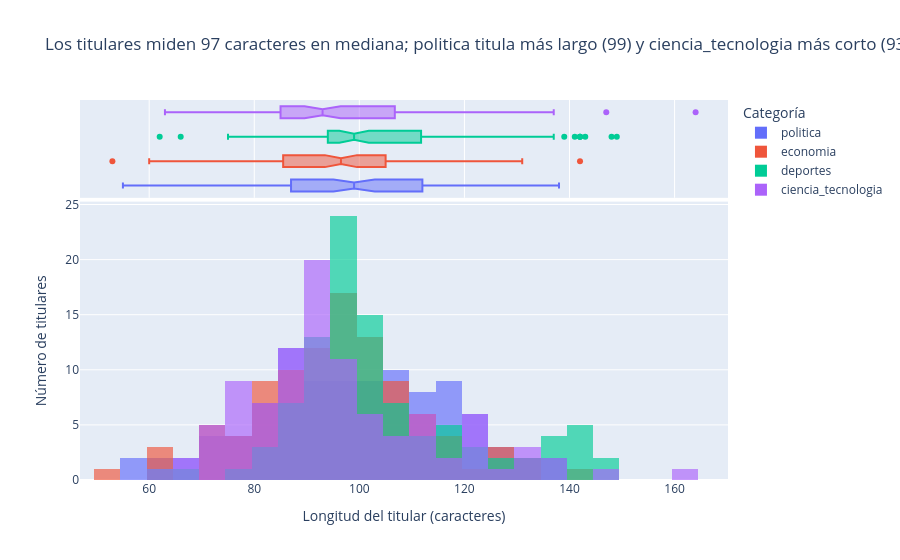

Notebook source saved alongside this figure:
### Code cell
# Gráfico 3: histograma de longitud de los titulares
mediana = df["largo_titular"].median()
por_cat = df.groupby("etiqueta")["largo_titular"].median().sort_values()
titulo3 = (f"Los titulares miden {mediana:.0f} caracteres en mediana; {por_cat.index[-1]} "
           f"titula más largo ({por_cat.iloc[-1]:.0f}) y {por_cat.index[0]} más corto ({por_cat.iloc[0]:.0f})")
fig3 = px.histogram(df, x="largo_titular", color="etiqueta", nbins=30, marginal="box", barmode="overlay",
                    opacity=0.65, title=titulo3,
                    labels={"largo_titular": "Longitud del titular (caracteres)", "etiqueta": "Categoría"})
fig3.update_layout(yaxis_title="Número de titulares")
fig3.show()
print(df.groupby("etiqueta")["largo_titular"].describe().round(1))

### Figure 1 — Plotly figure (JSON) as saved in the notebook; plotly's stock layout.template omitted (floating-point values rounded to 4 significant figures)
{"data": [{"bingroup": "x", "hovertemplate": "Categoría=politica<br>Longitud del titular (caracteres)=%{x}<br>count=%{y}<extra></extra>", "legendgroup": "politica", "marker": {"color": "#636efa", "opacity": 0.65, "pattern": {"shape": ""}}, "name": "politica", "nbinsx": 30, "orientation": "v", "showlegend": true, "type": "histogram", "x": [91, 116, 84, 86, 83, 60, 91, 120, 95, 61, 71, 73, 84, 114, 82, 112, 110, 103, 88, 105, 110, 125, 104, 116, 83, 103, 77, 83, 66, 123, 81, 118, 98, 112, 56, 113, 116, 89, 123, 87, 96, 138, 128, 90, 116, 120, 103, 100, 110, 76, 103, 95, 130, 91, 88, 122, 107, 102, 122, 101, 108, 77, 109, 67, 94, 135, 72, 130, 105, 98, 87, 95, 55, 110, 109, 103, 92, 115, 116, 94, 109, 116, 71, 94, 86, 99, 125, 76, 109, 88, 108, 98, 109, 116, 85, 89, 90, 87, 99, 89], "xaxis": "x", "yaxis": "y"}, {"hovertemplate": "Categoría=politica<br>Longitud del titular (caracteres)=%{x}<extra></extra>", "legendgroup": "politica", "marker": {"color": "#636efa"}, "name": "politica", "notched": true, "showlegend": false, "type": "box", "x": [91, 116, 84, 86, 83, 60, 91, 120, 95, 61, 71, 73, 84, 114, 82, 112, 110, 103, 88, 105, 110, 125, 104, 116, 83, 103, 77, 83, 66, 123, 81, 118, 98, 112, 56, 113, 116, 89, 123, 87, 96, 138, 128, 90, 116, 120, 103, 100, 110, 76, 103, 95, 130, 91, 88, 122, 107, 102, 122, 101, 108, 77, 109, 67, 94, 135, 72, 130, 105, 98, 87, 95, 55, 110, 109, 103, 92, 115, 116, 94, 109, 116, 71, 94, 86, 99, 125, 76, 109, 88, 108, 98, 109, 116, 85, 89, 90, 87, 99, 89], "xaxis": "x2", "yaxis": "y2"}, {"bingroup": "x", "hovertemplate": "Categoría=economia<br>Longitud del titular (caracteres)=%{x}<br>count=%{y}<extra></extra>", "legendgroup": "economia", "marker": {"color": "#EF553B", "opacity": 0.65, "pattern": {"shape": ""}}, "name": "economia", "nbinsx": 30, "orientation": "v", "showlegend": true, "type": "histogram", "x": [99, 98, 85, 105, 89, 98, 99, 91, 87, 89, 99, 106, 86, 98, 93, 101, 92, 95, 93, 122, 98, 113, 104, 97, 99, 112, 107, 93, 102, 98, 103, 82, 106, 96, 104, 107, 113, 62, 96, 84, 102, 90, 100, 60, 101, 108, 96, 112, 118, 72, 102, 114, 77, 79, 77, 93, 107, 101, 127, 142, 131, 127, 95, 53, 130, 94, 118, 128, 74, 84, 74, 113, 118, 115, 100, 83, 90, 72, 92, 103, 83, 83, 96, 94, 105, 108, 88, 100, 98, 89, 85, 80, 85, 91, 71, 78, 80, 87, 82, 64], "xaxis": "x", "yaxis": "y"}, {"hovertemplate": "Categoría=economia<br>Longitud del titular (caracteres)=%{x}<extra></extra>", "legendgroup": "economia", "marker": {"color": "#EF553B"}, "name": "economia", "notched": true, "showlegend": false, "type": "box", "x": [99, 98, 85, 105, 89, 98, 99, 91, 87, 89, 99, 106, 86, 98, 93, 101, 92, 95, 93, 122, 98, 113, 104, 97, 99, 112, 107, 93, 102, 98, 103, 82, 106, 96, 104, 107, 113, 62, 96, 84, 102, 90, 100, 60, 101, 108, 96, 112, 118, 72, 102, 114, 77, 79, 77, 93, 107, 101, 127, 142, 131, 127, 95, 53, 130, 94, 118, 128, 74, 84, 74, 113, 118, 115, 100, 83, 90, 72, 92, 103, 83, 83, 96, 94, 105, 108, 88, 100, 98, 89, 85, 80, 85, 91, 71, 78, 80, 87, 82, 64], "xaxis": "x2", "yaxis": "y2"}, {"bingroup": "x", "hovertemplate": "Categoría=deportes<br>Longitud del titular (caracteres)=%{x}<br>count=%{y}<extra></extra>", "legendgroup": "deportes", "marker": {"color": "#00cc96", "opacity": 0.65, "pattern": {"shape": ""}}, "name": "deportes", "nbinsx": 30, "orientation": "v", "showlegend": true, "type": "histogram", "x": [66, 97, 108, 100, 136, 109, 143, 119, 149, 142, 82, 132, 121, 81, 116, 103, 103, 95, 105, 128, 113, 85, 99, 108, 120, 139, 97, 142, 118, 111, 137, 134, 108, 135, 111, 97, 104, 116, 103, 99, 102, 96, 121, 104, 86, 100, 101, 102, 96, 148, 128, 94, 91, 101, 112, 141, 105, 82, 142, 97, 94, 98, 96, 93, 93, 117, 98, 95, 90, 91, 94, 91, 103, 99, 95, 105, 104, 97, 101, 97, 98, 95, 95, 88, 102, 98, 93, 88, 96, 90, 90, 90, 95, 99, 88, 75, 62, 87, 87], "xaxis": "x", "yaxis": "y"}, {"hovertemplate": "Categoría=deportes<br>Longitud del titular (caracteres)=%{x}<extra></extra>", "legendgroup": "deportes", "marker": {"color": "#00cc96"}, "name": "deportes", "notched": true, "showlegend": false, "type": "box", "x": [66, 97, 108, 100, 136, 109, 143, 119, 149, 142, 82, 132, 121, 81, 116, 103, 103, 95, 105, 128, 113, 85, 99, 108, 120, 139, 97, 142, 118, 111, 137, 134, 108, 135, 111, 97, 104, 116, 103, 99, 102, 96, 121, 104, 86, 100, 101, 102, 96, 148, 128, 94, 91, 101, 112, 141, 105, 82, 142, 97, 94, 98, 96, 93, 93, 117, 98, 95, 90, 91, 94, 91, 103, 99, 95, 105, 104, 97, 101, 97, 98, 95, 95, 88, 102, 98, 93, 88, 96, 90, 90, 90, 95, 99, 88, 75, 62, 87, 87], "xaxis": "x2", "yaxis": "y2"}, {"bingroup": "x", "hovertemplate": "Categoría=ciencia_tecnologia<br>Longitud del titular (caracteres)=%{x}<br>count=%{y}<extra></extra>", "legendgroup": "ciencia_tecnologia", "marker": {"color": "#ab63fa", "opacity": 0.65, "pattern": {"shape": ""}}, "name": "ciencia_tecnologia", "nbinsx": 30, "orientation": "v", "showlegend": true, "type": "histogram", "x": [112, 147, 164, 130, 130, 89, 122, 124, 113, 116, 120, 131, 114, 109, 97, 137, 135, 114, 110, 114, 124, 125, 101, 107, 115, 109, 94, 95, 92, 124, 106, 96, 94, 78, 123, 87, 91, 91, 93, 94, 98, 100, 100, 94, 76, 96, 95, 85, 96, 66, 97, 104, 96, 96, 100, 91, 85, 90, 85, 89, 75, 71, 92, 84, 93, 94, 92, 103, 92, 93, 85, 78, 97, 80, 92, 92, 86, 76, 89, 88, 78, 86, 90, 75, 75, 74, 84, 73, 77, 73, 86, 63, 91, 74, 80, 66, 83, 82, 81], "xaxis": "x", "yaxis": "y"}, {"hovertemplate": "Categoría=ciencia_tecnologia<br>Longitud del titular (caracteres)=%{x}<extra></extra>", "legendgroup": "ciencia_tecnologia", "marker": {"color": "#ab63fa"}, "name": "ciencia_tecnologia", "notched": true, "showlegend": false, "type": "box", "x": [112, 147, 164, 130, 130, 89, 122, 124, 113, 116, 120, 131, 114, 109, 97, 137, 135, 114, 110, 114, 124, 125, 101, 107, 115, 109, 94, 95, 92, 124, 106, 96, 94, 78, 123, 87, 91, 91, 93, 94, 98, 100, 100, 94, 76, 96, 95, 85, 96, 66, 97, 104, 96, 96, 100, 91, 85, 90, 85, 89, 75, 71, 92, 84, 93, 94, 92, 103, 92, 93, 85, 78, 97, 80, 92, 92, 86, 76, 89, 88, 78, 86, 90, 75, 75, 74, 84, 73, 77, 73, 86, 63, 91, 74, 80, 66, 83, 82, 81], "xaxis": "x2", "yaxis": "y2"}], "layout": {"barmode": "overlay", "legend": {"title": {"text": "Categoría"}, "tracegroupgap": 0}, "title": {"text": "Los titulares miden 97 caracteres en mediana; politica titula más largo (99) y ciencia_tecnologia más corto (93)"}, "xaxis": {"anchor": "y", "domain": [0, 1], "title": {"text": "Longitud del titular (caracteres)"}}, "xaxis2": {"anchor": "y2", "domain": [0, 1], "matches": "x", "showgrid": true, "showticklabels": false}, "yaxis": {"anchor": "x", "domain": [0, 0.7326], "title": {"text": "Número de titulares"}}, "yaxis2": {"anchor": "x2", "domain": [0.7426, 1], "matches": "y2", "showgrid": false, "showline": false, "showticklabels": false, "ticks": ""}}}
